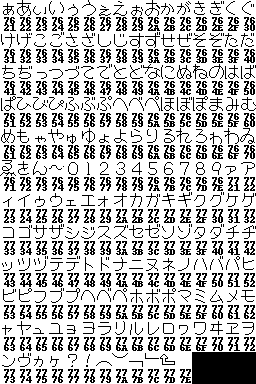
#> input picture z_misc/aya3font.png, 256 x 384 px
$ python font-write.py --font aya3font.png --input aya3font.png --output out.png
#> lines starting #> are read from the running program, lines starting #| are printed output that depends on the picture
#!/usr/bin/env python3
# Written by Valley Bell, 2024-07-01
import sys
import typing
import argparse

import PIL.Image	# requires "pillow" pip package
import PIL.ImageOps
import PIL.ImageChops

def make_bold_font_image(img):
	imgpix = img.load()
	boldimg = img.copy()
	boldpix = boldimg.load()

	sx = 16
	for y in range(96, img.size[1]):
		for xbase in range(0, img.size[0], sx):
			for x in range(xbase, xbase + sx - 1):
				# This makes the font bold in the same way as it is often done on the NEC PC.
				# (The assumption is, that the background is black and the font is white.)
				boldpix[x, y] = imgpix[x, y] | imgpix[x+1, y]
	return boldimg

def extract_font_charcters(fontimg_light, fontimg_bold, bold_jis: bool) -> tuple:
	# 8x8 font
	(sx, sy) = (8, 8)
	font_8x8 = []
	for y in range(0, 32, sy * 2):
		for x in range(0, fontimg_light.size[0], sx):
			font_8x8.append(fontimg_light.crop((x, y, x+sx, y+sy)))
			font_8x8.append(fontimg_light.crop((x, y+sy, x+sx, y+sy*2)))
	#print(f"8x8 ANK characters: {len(font_8x8)}")

	# 8x16 font
	(sx, sy) = (8, 16)
	font_ank = []
	for y in range(32, 96, sy):
		for x in range(0, fontimg_light.size[0], sx):
			font_ank.append(fontimg_light.crop((x, y, x+sx, y+sy)))
	#print(f"8x16 ANK characters: {len(font_ank)}")

	# 16x16 font
	(sx, sy) = (16, 16)
	font_jis = []
	for y in range(96, fontimg_light.size[1], sy):
		for x in range(0, fontimg_light.size[0], sx):
			if y >= 480 and y < 624:
				font_jis.append(fontimg_light.crop((x, y, x + (sx//2), y+sy)))	# These are half-width characters as well.
			elif bold_jis:
				font_jis.append(fontimg_bold.crop((x, y, x+sx, y+sy)))
			else:
				font_jis.append(fontimg_light.crop((x, y, x+sx, y+sy)))
	#print(f"16x16 JIS characters: {len(font_jis)}")

	return (font_8x8, font_ank, font_jis)

def sjis2jis(chr_id: int) -> typing.Union[int, None]:
	if chr_id < 0x80:
		return chr_id
	if not ((chr_id >= 0x8140 and chr_id <= 0x9FFC) or (chr_id >= 0xE040 and chr_id <= 0xEFFC)):
		return None
	sjis1 = (chr_id >> 8) & 0xFF
	sjis2 = (chr_id >> 0) & 0xFF

	jis1 = (0x1F + sjis1 * 2) & 0x7F	# 0x81..0x9F, 0xE0..0xEF -> 0x21..0x5D, 0x5F..0x7D
	if sjis2 < 0x80:
		jis2 = sjis2 - 0x1F	# 0x40..0x7E -> 0x21..0x5F
	elif sjis2 < 0x9F:
		jis2 = sjis2 - 0x20	# 0x80..0x9E -> 0x60..0x7E
	else:
		jis2 = sjis2 - 0x7E	# 0x9F..0xFC -> 0x21..0x7E
		jis1 += 0x01

	return (jis1 << 8) | (jis2 << 0)

def font_text_write(config) -> int:
	# load PC-98 font graphics
	fontimg = PIL.Image.open(config.font)
	fontimg = fontimg.convert(mode='1', dither=PIL.Image.Dither.NONE)
	fontimg = PIL.ImageOps.invert(fontimg)	# white background/black font -> black BG/white font

	if config.thin:
		(font_8x8, font_ank, font_jis) = extract_font_charcters(fontimg, None, False)
	else:
		#print("Making bold font ...")
		fontimg_bold = make_bold_font_image(fontimg)
		(font_8x8, font_ank, font_jis) = extract_font_charcters(fontimg, fontimg_bold, True)

	# load text

	if config.utf_8:
		text_enc = "utf-8"
	elif config.shift_jis:
		text_enc = "cp932"
	else:
		text_enc = None
	with open(config.input, "rt", encoding=text_enc) as f:
		tlines = f.readlines()

	# generate list of font characters for each line
	# and estimate the optimal image size
	(fchar_w, fchar_h) = (8, 8) if config.font_8x8 else (16, 16)
	scr_chrs = []
	img_width = 0
	img_height = 0
	for line in tlines:
		line = line.rstrip('\r\n')
		scr_chrs.append([])
		x = 0
		if config.font_8x8:
			# print using 8x8 font
			for chr_id in line.encode("cp932"):
				# using a very cheap approach here for now
				# Sometime I will do a proper conversion that works with non-ASCII letters as well.
				font_chr = font_8x8[chr_id]

				scr_chrs[-1].append(font_chr)
				x += font_chr.size[0] if font_chr is not None else fchar_w
		else:
			# print using 8x16 / 16x16 font
			for c in line:
				c_sjis = c.encode("cp932")
				if len(c_sjis) == 1:
					chr_id = c_sjis[0]
				else:
					chr_id = (c_sjis[0] << 8) | (c_sjis[1] << 0)
				jis_id = sjis2jis(chr_id)

				font_chr = None
				if jis_id is None:
					pass
				elif jis_id < 0x100:
					font_chr = font_ank[jis_id]
				else:
					# font_jis contains characters for JIS IDs 0x2120..0x217F, 0x2220..0x227F, ...
					fc_id = ((jis_id >> 8) - 0x21) * 0x60 + ((jis_id & 0xFF) - 0x20)
					if fc_id < len(font_jis):
						font_chr = font_jis[fc_id]

				scr_chrs[-1].append(font_chr)
				x += font_chr.size[0] if font_chr is not None else fchar_w
		img_width = max(img_width, x)
		img_height += fchar_h

	# create an empty image
	if config.img_width is not None:
		img_width = config.img_width
	if config.img_height is not None:
		img_height = config.img_height
	screen = PIL.Image.new('1', (img_width, img_height), 0x00)

	# draw the text onto the image
	y = 0
	for line in scr_chrs:
		if y >= screen.size[1]:
			break
		x = 0
		for font_chr in line:
			if x >= screen.size[0]:
				break
			if font_chr is not None:
				screen.paste(font_chr, (x, y))
			x += font_chr.size[0] if font_chr is not None else fchar_w
		y += fchar_h

	# (optional) swap black and white
	if config.light:
		screen = PIL.ImageOps.invert(screen)

	# (optional) apply palette
	if config.palette:
		pal_img = PIL.Image.open(config.palette)
		screen = screen.convert(mode='RGB').quantize(palette=pal_img, dither=PIL.Image.Dither.NONE)
	elif config.bit_4:
		pal_img = PIL.Image.new('P', (1, 1))
		pal_img.putpalette([c * 0x11 for c in range(0, 16) for _ in range(0, 3)])	# generate 16 shades of gray
		screen = screen.convert(mode='RGB').quantize(palette=pal_img, dither=PIL.Image.Dither.NONE)

	# finally save the image
	screen.save(config.output)
	return 0

def main(argv):
	global config

	print("PC-98-Font Text Writer")
	aparse = argparse.ArgumentParser()
	aparse.add_argument("-s", "--size", type=str, help="enforce image size, format \"<width>x<height>\"")
	aparse.add_argument("-t", "--thin", action="store_true", help="thin font (i.e. don't make full-width charcaters bold)")
	aparse.add_argument("-l", "--light", action="store_true", help="output black text on white ground (default is white text)")
	aparse.add_argument("-4", "--4-bit", action="store_true", dest="bit_4", help="output an image with 16-colour palette (instead of monochrome)")
	aparse.add_argument("-p", "--palette", type=str, help="image file that contains the destination palette")
	aparse.add_argument("-f", "--font", type=str, required=True, help="font image (white background, black text)")
	aparse.add_argument("-8", "--8x8-font", action="store_true", dest="font_8x8", help="print using 8x8 font (instead of 8x16/16x16)")
	aparse.add_argument("-U", "--utf-8", action="store_true", help="read text as UTF-8 encoded text file")
	aparse.add_argument("-S", "--shift-jis", action="store_true", help="read text as Shift-JIS encoded text file")
	aparse.add_argument("-i", "--input", type=str, required=True, help="input text file")
	aparse.add_argument("-o", "--output", type=str, required=True, help="output bitmap file")

	config = aparse.parse_args(argv[1:])

	config.img_width = None
	config.img_height = None
	if config.size is not None:
		size_comps = config.size.lower().split('x')
		if len(size_comps) != 2:
			print(f"Size parameter has the wrong format!")
			return 1
		try:
			config.img_width = int(size_comps[0])
			config.img_height = int(size_comps[1])
		except:
			print(f"Size parameter has the wrong format!")
			return 1

	return font_text_write(config)
#> in font_text_write, fontimg is the input picture: PIL image 256x384 L; 75% white; black in thin lines or dots
#> in font_text_write, `fontimg = PIL.ImageOps.invert(fontimg)`: fontimg: PIL image 256x384 1; 25% white in thin lines or dots
#> in font_text_write, `fontimg_bold = make_bold_font_image(fontimg)`:
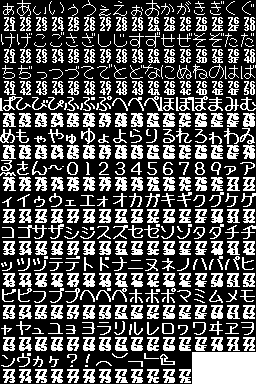
#> fontimg_bold: PIL image 256x384 1; 32.7% white in thin lines or dots
#> after the loop in extract_font_charcters, `for y in range(0, 32, sy * 2):`: font_8x8 = 128 items
#> after the loop in extract_font_charcters, `for y in range(96, fontimg_light.size[1], sy):`: font_jis = 288 items
#> in font_text_write, `(font_8x8, font_ank, font_jis) = extract_font_charcters(fontimg, fonti..`: font_8x8 = 128 items; font_jis = 288 items

if __name__ == "__main__":
#> (the run stopped early here; a loop or call above may not have finished)
